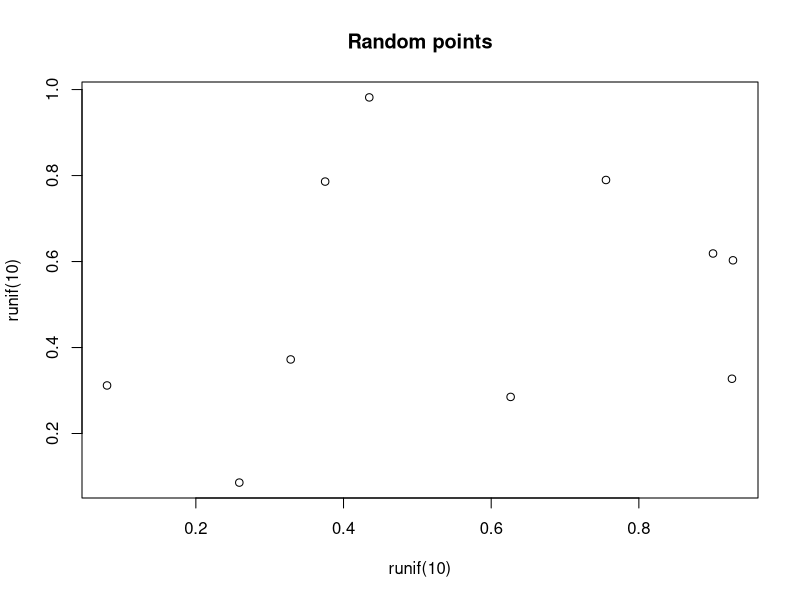
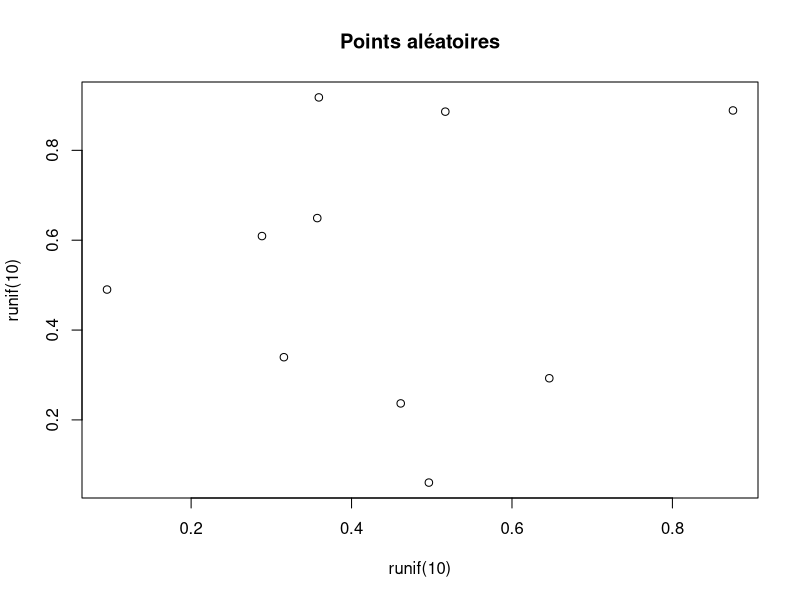

Write R code to recreate these figures, in order.
## ---- chunk 1
knitr::opts_chunk$set(echo = FALSE)
## ---- chunk 2
plot(runif(10), runif(10), main = "Random points")
## ---- chunk 3
plot(runif(10), runif(10), main = "Points aléatoires")
